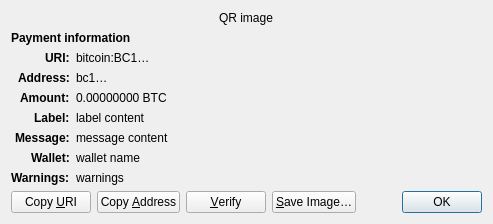
<?xml version="1.0" encoding="UTF-8"?>
<ui version="4.0">
 <class>ReceiveRequestDialog</class>
 <widget class="QDialog" name="ReceiveRequestDialog">
  <property name="geometry">
   <rect>
    <x>0</x>
    <y>0</y>
    <width>413</width>
    <height>229</height>
   </rect>
  </property>
  <property name="windowTitle">
   <string>Request payment to …</string>
  </property>
  <layout class="QGridLayout" name="gridLayout" columnstretch="0,1">
   <property name="sizeConstraint">
    <enum>QLayout::SetFixedSize</enum>
   </property>
   <item row="0" column="0" colspan="2" alignment="Qt::AlignHCenter">
    <widget class="QRImageWidget" name="qr_code">
     <property name="text">
      <string notr="true">QR image</string>
     </property>
     <property name="textInteractionFlags">
      <set>Qt::NoTextInteraction</set>
     </property>
    </widget>
   </item>
   <item row="1" column="0" colspan="2">
    <widget class="QLabel" name="payment_header">
     <property name="font">
      <font>
       <weight>75</weight>
       <bold>true</bold>
      </font>
     </property>
     <property name="text">
      <string>Payment information</string>
     </property>
     <property name="textInteractionFlags">
      <set>Qt::NoTextInteraction</set>
     </property>
    </widget>
   </item>
   <item row="2" column="0" alignment="Qt::AlignRight|Qt::AlignTop">
    <widget class="QLabel" name="uri_tag">
     <property name="font">
      <font>
       <weight>75</weight>
       <bold>true</bold>
      </font>
     </property>
     <property name="text">
      <string notr="true">URI:</string>
     </property>
     <property name="textFormat">
      <enum>Qt::PlainText</enum>
     </property>
     <property name="textInteractionFlags">
      <set>Qt::NoTextInteraction</set>
     </property>
    </widget>
   </item>
   <item row="2" column="1" alignment="Qt::AlignTop">
    <widget class="QLabel" name="uri_content">
     <property name="text">
      <string notr="true">bitcoin:BC1…</string>
     </property>
     <property name="textFormat">
      <enum>Qt::RichText</enum>
     </property>
     <property name="wordWrap">
      <bool>true</bool>
     </property>
     <property name="textInteractionFlags">
      <set>Qt::TextSelectableByMouse</set>
     </property>
    </widget>
   </item>
   <item row="3" column="0" alignment="Qt::AlignRight|Qt::AlignTop">
    <widget class="QLabel" name="address_tag">
     <property name="font">
      <font>
       <weight>75</weight>
       <bold>true</bold>
      </font>
     </property>
     <property name="text">
      <string>Address:</string>
     </property>
     <property name="textInteractionFlags">
      <set>Qt::NoTextInteraction</set>
     </property>
    </widget>
   </item>
   <item row="3" column="1" alignment="Qt::AlignTop">
    <widget class="QLabel" name="address_content">
     <property name="text">
      <string notr="true">bc1…</string>
     </property>
     <property name="textFormat">
      <enum>Qt::PlainText</enum>
     </property>
     <property name="textInteractionFlags">
      <set>Qt::TextSelectableByMouse</set>
     </property>
    </widget>
   </item>
   <item row="4" column="0" alignment="Qt::AlignRight|Qt::AlignTop">
    <widget class="QLabel" name="amount_tag">
     <property name="font">
      <font>
       <weight>75</weight>
       <bold>true</bold>
      </font>
     </property>
     <property name="text">
      <string>Amount:</string>
     </property>
     <property name="textInteractionFlags">
      <set>Qt::NoTextInteraction</set>
     </property>
    </widget>
   </item>
   <item row="4" column="1" alignment="Qt::AlignTop">
    <widget class="QLabel" name="amount_content">
     <property name="text">
      <string notr="true">0.00000000 BTC</string>
     </property>
     <property name="textFormat">
      <enum>Qt::PlainText</enum>
     </property>
     <property name="textInteractionFlags">
      <set>Qt::TextSelectableByMouse</set>
     </property>
    </widget>
   </item>
   <item row="5" column="0" alignment="Qt::AlignRight|Qt::AlignTop">
    <widget class="QLabel" name="label_tag">
     <property name="font">
      <font>
       <weight>75</weight>
       <bold>true</bold>
      </font>
     </property>
     <property name="text">
      <string>Label:</string>
     </property>
     <property name="textInteractionFlags">
      <set>Qt::NoTextInteraction</set>
     </property>
    </widget>
   </item>
   <item row="5" column="1" alignment="Qt::AlignTop">
    <widget class="QLabel" name="label_content">
     <property name="text">
      <string notr="true">label content</string>
     </property>
     <property name="textFormat">
      <enum>Qt::PlainText</enum>
     </property>
     <property name="wordWrap">
      <bool>true</bool>
     </property>
     <property name="textInteractionFlags">
      <set>Qt::TextSelectableByMouse</set>
     </property>
    </widget>
   </item>
   <item row="6" column="0" alignment="Qt::AlignRight|Qt::AlignTop">
    <widget class="QLabel" name="message_tag">
     <property name="font">
      <font>
       <weight>75</weight>
       <bold>true</bold>
      </font>
     </property>
     <property name="text">
      <string>Message:</string>
     </property>
     <property name="textInteractionFlags">
      <set>Qt::NoTextInteraction</set>
     </property>
    </widget>
   </item>
   <item row="6" column="1" alignment="Qt::AlignTop">
    <widget class="QLabel" name="message_content">
     <property name="text">
      <string notr="true">message content</string>
     </property>
     <property name="textFormat">
      <enum>Qt::PlainText</enum>
     </property>
     <property name="wordWrap">
      <bool>true</bool>
     </property>
     <property name="textInteractionFlags">
      <set>Qt::TextSelectableByMouse</set>
     </property>
    </widget>
   </item>
   <item row="7" column="0" alignment="Qt::AlignRight|Qt::AlignTop">
    <widget class="QLabel" name="wallet_tag">
     <property name="font">
      <font>
       <weight>75</weight>
       <bold>true</bold>
      </font>
     </property>
     <property name="text">
      <string>Wallet:</string>
     </property>
     <property name="textInteractionFlags">
      <set>Qt::NoTextInteraction</set>
     </property>
    </widget>
   </item>
   <item row="7" column="1" alignment="Qt::AlignTop">
    <widget class="QLabel" name="wallet_content">
     <property name="text">
      <string notr="true">wallet name</string>
     </property>
     <property name="textFormat">
      <enum>Qt::PlainText</enum>
     </property>
     <property name="wordWrap">
      <bool>true</bool>
     </property>
     <property name="textInteractionFlags">
      <set>Qt::TextSelectableByMouse</set>
     </property>
    </widget>
   </item>
   <item row="8" column="0" alignment="Qt::AlignRight|Qt::AlignTop">
    <widget class="QLabel" name="warnings_tag">
     <property name="font">
      <font>
       <weight>75</weight>
       <bold>true</bold>
      </font>
     </property>
     <property name="text">
      <string>Warnings:</string>
     </property>
     <property name="textInteractionFlags">
      <set>Qt::NoTextInteraction</set>
     </property>
    </widget>
   </item>
   <item row="8" column="1" alignment="Qt::AlignTop">
    <widget class="QLabel" name="warnings_content">
     <property name="text">
      <string notr="true">warnings</string>
     </property>
     <property name="textFormat">
      <enum>Qt::PlainText</enum>
     </property>
     <property name="wordWrap">
      <bool>true</bool>
     </property>
     <property name="textInteractionFlags">
      <set>Qt::TextSelectableByMouse</set>
     </property>
    </widget>
   </item>
   <item row="9" column="0" colspan="2">
    <layout class="QHBoxLayout" name="horizontalLayout">
     <item>
      <widget class="QPushButton" name="btnCopyURI">
       <property name="text">
        <string>Copy &amp;URI</string>
       </property>
       <property name="autoDefault">
        <bool>false</bool>
       </property>
      </widget>
     </item>
     <item>
      <widget class="QPushButton" name="btnCopyAddress">
       <property name="text">
        <string>Copy &amp;Address</string>
       </property>
       <property name="autoDefault">
        <bool>false</bool>
       </property>
      </widget>
     </item>
     <item>
      <widget class="QPushButton" name="btnVerify">
       <property name="text">
        <string>&amp;Verify</string>
       </property>
       <property name="toolTip">
        <string>Verify this address on e.g. a hardware wallet screen</string>
       </property>
       <property name="autoDefault">
        <bool>false</bool>
       </property>
      </widget>
     </item>
     <item>
      <widget class="QPushButton" name="btnSaveAs">
       <property name="text">
        <string>&amp;Save Image…</string>
       </property>
       <property name="autoDefault">
        <bool>false</bool>
       </property>
      </widget>
     </item>
     <item>
      <spacer name="horizontalSpacer_2">
       <property name="orientation">
        <enum>Qt::Horizontal</enum>
       </property>
       <property name="sizeHint" stdset="0">
        <size>
         <width>40</width>
         <height>20</height>
        </size>
       </property>
      </spacer>
     </item>
     <item>
      <widget class="QDialogButtonBox" name="buttonBox">
       <property name="focusPolicy">
        <enum>Qt::StrongFocus</enum>
       </property>
       <property name="standardButtons">
        <set>QDialogButtonBox::Ok</set>
       </property>
      </widget>
     </item>
    </layout>
   </item>
  </layout>
 </widget>
 <customwidgets>
  <customwidget>
   <class>QRImageWidget</class>
   <extends>QLabel</extends>
   <header>qt/qrimagewidget.h</header>
  </customwidget>
 </customwidgets>
 <tabstops>
  <tabstop>buttonBox</tabstop>
  <tabstop>btnCopyURI</tabstop>
  <tabstop>btnCopyAddress</tabstop>
  <tabstop>btnSaveAs</tabstop>
 </tabstops>
 <resources/>
 <connections>
  <connection>
   <sender>buttonBox</sender>
   <signal>accepted()</signal>
   <receiver>ReceiveRequestDialog</receiver>
   <slot>accept()</slot>
   <hints>
    <hint type="sourcelabel">
     <x>135</x>
     <y>230</y>
    </hint>
    <hint type="destinationlabel">
     <x>135</x>
     <y>126</y>
    </hint>
   </hints>
  </connection>
 </connections>
</ui>
